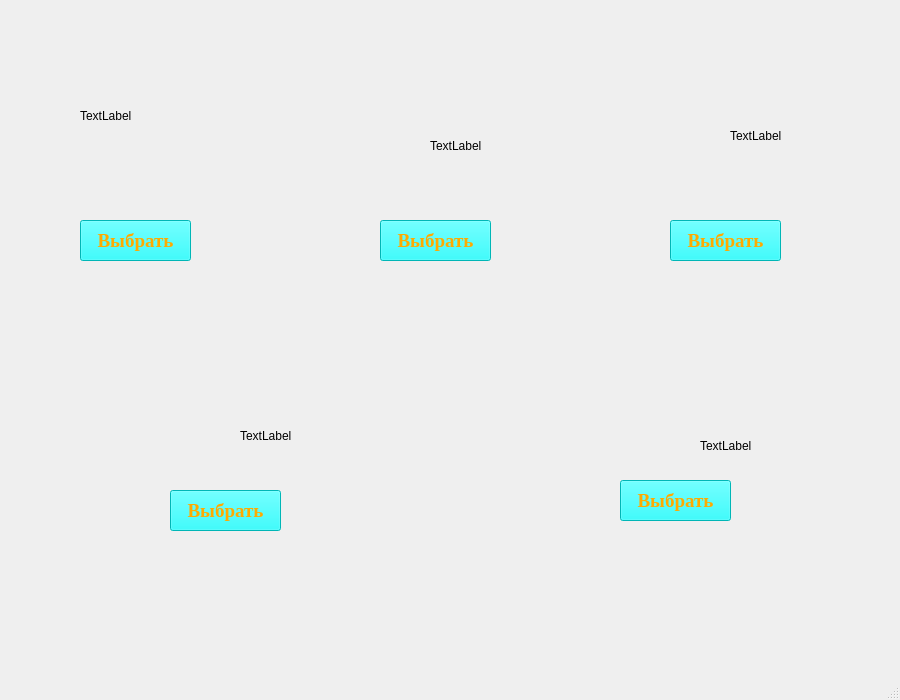
<?xml version="1.0" encoding="UTF-8"?>
<ui version="4.0">
 <class>MainWindow</class>
 <widget class="QMainWindow" name="MainWindow">
  <property name="geometry">
   <rect>
    <x>0</x>
    <y>0</y>
    <width>900</width>
    <height>700</height>
   </rect>
  </property>
  <property name="windowTitle">
   <string>Выбор уровня</string>
  </property>
  <widget class="QWidget" name="centralwidget">
   <widget class="QPushButton" name="first">
    <property name="geometry">
     <rect>
      <x>80</x>
      <y>220</y>
      <width>111</width>
      <height>41</height>
     </rect>
    </property>
    <property name="font">
     <font>
      <family>Times New Roman</family>
      <pointsize>14</pointsize>
      <weight>75</weight>
      <bold>true</bold>
     </font>
    </property>
    <property name="styleSheet">
     <string notr="true">color: rgb(255, 170, 0);
background-color: rgb(0, 255, 255);</string>
    </property>
    <property name="text">
     <string>Выбрать</string>
    </property>
    <attribute name="buttonGroup">
     <string notr="true">buttons</string>
    </attribute>
   </widget>
   <widget class="QPushButton" name="fourth">
    <property name="geometry">
     <rect>
      <x>170</x>
      <y>490</y>
      <width>111</width>
      <height>41</height>
     </rect>
    </property>
    <property name="font">
     <font>
      <family>Times New Roman</family>
      <pointsize>14</pointsize>
      <weight>75</weight>
      <bold>true</bold>
     </font>
    </property>
    <property name="styleSheet">
     <string notr="true">color: rgb(255, 170, 0);
background-color: rgb(0, 255, 255);</string>
    </property>
    <property name="text">
     <string>Выбрать</string>
    </property>
    <attribute name="buttonGroup">
     <string notr="true">buttons</string>
    </attribute>
   </widget>
   <widget class="QPushButton" name="fifth">
    <property name="geometry">
     <rect>
      <x>620</x>
      <y>480</y>
      <width>111</width>
      <height>41</height>
     </rect>
    </property>
    <property name="font">
     <font>
      <family>Times New Roman</family>
      <pointsize>14</pointsize>
      <weight>75</weight>
      <bold>true</bold>
     </font>
    </property>
    <property name="styleSheet">
     <string notr="true">color: rgb(255, 170, 0);
background-color: rgb(0, 255, 255);</string>
    </property>
    <property name="text">
     <string>Выбрать</string>
    </property>
    <attribute name="buttonGroup">
     <string notr="true">buttons</string>
    </attribute>
   </widget>
   <widget class="QPushButton" name="second">
    <property name="geometry">
     <rect>
      <x>380</x>
      <y>220</y>
      <width>111</width>
      <height>41</height>
     </rect>
    </property>
    <property name="font">
     <font>
      <family>Times New Roman</family>
      <pointsize>14</pointsize>
      <weight>75</weight>
      <bold>true</bold>
     </font>
    </property>
    <property name="styleSheet">
     <string notr="true">color: rgb(255, 170, 0);
background-color: rgb(0, 255, 255);</string>
    </property>
    <property name="text">
     <string>Выбрать</string>
    </property>
    <attribute name="buttonGroup">
     <string notr="true">buttons</string>
    </attribute>
   </widget>
   <widget class="QPushButton" name="third">
    <property name="geometry">
     <rect>
      <x>670</x>
      <y>220</y>
      <width>111</width>
      <height>41</height>
     </rect>
    </property>
    <property name="font">
     <font>
      <family>Times New Roman</family>
      <pointsize>14</pointsize>
      <weight>75</weight>
      <bold>true</bold>
     </font>
    </property>
    <property name="styleSheet">
     <string notr="true">color: rgb(255, 170, 0);
background-color: rgb(0, 255, 255);</string>
    </property>
    <property name="text">
     <string>Выбрать</string>
    </property>
    <attribute name="buttonGroup">
     <string notr="true">buttons</string>
    </attribute>
   </widget>
   <widget class="QLabel" name="level1">
    <property name="geometry">
     <rect>
      <x>80</x>
      <y>80</y>
      <width>81</width>
      <height>71</height>
     </rect>
    </property>
    <property name="text">
     <string>TextLabel</string>
    </property>
   </widget>
   <widget class="QLabel" name="level2">
    <property name="geometry">
     <rect>
      <x>430</x>
      <y>110</y>
      <width>81</width>
      <height>71</height>
     </rect>
    </property>
    <property name="text">
     <string>TextLabel</string>
    </property>
   </widget>
   <widget class="QLabel" name="level3">
    <property name="geometry">
     <rect>
      <x>730</x>
      <y>100</y>
      <width>81</width>
      <height>71</height>
     </rect>
    </property>
    <property name="text">
     <string>TextLabel</string>
    </property>
   </widget>
   <widget class="QLabel" name="level4">
    <property name="geometry">
     <rect>
      <x>240</x>
      <y>400</y>
      <width>81</width>
      <height>71</height>
     </rect>
    </property>
    <property name="text">
     <string>TextLabel</string>
    </property>
   </widget>
   <widget class="QLabel" name="level5">
    <property name="geometry">
     <rect>
      <x>700</x>
      <y>410</y>
      <width>81</width>
      <height>71</height>
     </rect>
    </property>
    <property name="text">
     <string>TextLabel</string>
    </property>
   </widget>
  </widget>
  <widget class="QMenuBar" name="menubar">
   <property name="geometry">
    <rect>
     <x>0</x>
     <y>0</y>
     <width>900</width>
     <height>26</height>
    </rect>
   </property>
  </widget>
  <widget class="QStatusBar" name="statusbar"/>
 </widget>
 <resources/>
 <connections/>
 <buttongroups>
  <buttongroup name="buttons"/>
 </buttongroups>
</ui>
